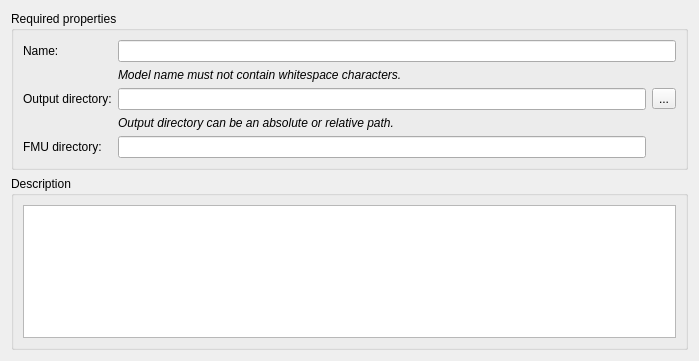
<?xml version="1.0" encoding="UTF-8"?>
<ui version="4.0">
 <class>WizardPageBasicProperties</class>
 <widget class="QWidget" name="WizardPageBasicProperties">
  <property name="geometry">
   <rect>
    <x>0</x>
    <y>0</y>
    <width>699</width>
    <height>361</height>
   </rect>
  </property>
  <property name="windowTitle">
   <string>Form</string>
  </property>
  <layout class="QVBoxLayout" name="verticalLayout_2">
   <item>
    <widget class="QGroupBox" name="groupBox_2">
     <property name="title">
      <string>Required properties</string>
     </property>
     <layout class="QGridLayout" name="gridLayout">
      <item row="2" column="0">
       <widget class="QLabel" name="label_2">
        <property name="text">
         <string>Output directory:</string>
        </property>
       </widget>
      </item>
      <item row="0" column="0">
       <widget class="QLabel" name="label">
        <property name="text">
         <string>Name:</string>
        </property>
       </widget>
      </item>
      <item row="0" column="1" colspan="2">
       <widget class="QLineEdit" name="lineEditModelName"/>
      </item>
      <item row="2" column="1">
       <widget class="QLineEdit" name="lineEditTargetDir"/>
      </item>
      <item row="2" column="2">
       <widget class="QToolButton" name="toolButtonBrowseFilename">
        <property name="text">
         <string>...</string>
        </property>
       </widget>
      </item>
      <item row="3" column="1">
       <widget class="QLabel" name="label_3">
        <property name="font">
         <font>
          <italic>true</italic>
         </font>
        </property>
        <property name="text">
         <string>Output directory can be an absolute or relative path.</string>
        </property>
       </widget>
      </item>
      <item row="1" column="1">
       <widget class="QLabel" name="label_4">
        <property name="font">
         <font>
          <italic>true</italic>
         </font>
        </property>
        <property name="text">
         <string>Model name must not contain whitespace characters.</string>
        </property>
       </widget>
      </item>
      <item row="4" column="0">
       <widget class="QLabel" name="label_5">
        <property name="text">
         <string>FMU directory:</string>
        </property>
       </widget>
      </item>
      <item row="4" column="1">
       <widget class="QLineEdit" name="lineEditFMUFilePath">
        <property name="readOnly">
         <bool>true</bool>
        </property>
       </widget>
      </item>
     </layout>
    </widget>
   </item>
   <item>
    <widget class="QGroupBox" name="groupBox">
     <property name="title">
      <string>Description</string>
     </property>
     <layout class="QVBoxLayout" name="verticalLayout">
      <item>
       <widget class="QPlainTextEdit" name="plainTextEditDescription"/>
      </item>
     </layout>
    </widget>
   </item>
  </layout>
 </widget>
 <resources/>
 <connections/>
</ui>
